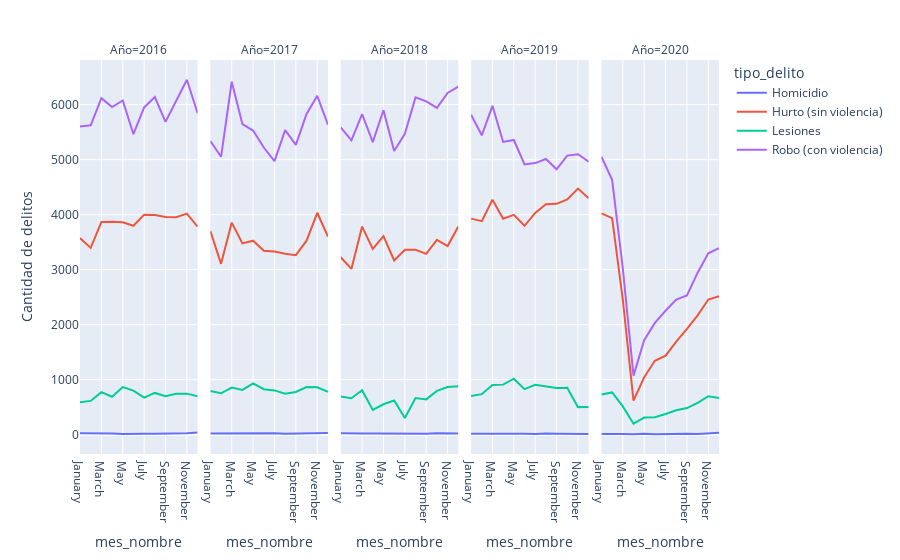

The notebook cell saved with this chart:
### Code cell
fig = px.line(df_mes_tipo, x = 'mes_nombre', y = 'count',
             color = 'tipo_delito',
             facet_col = 'anio',
             labels = {'count' : 'Cantidad de delitos', 'mes': 'Meses', 'anio':'Año'})
fig.show()

### Figure 1 — Plotly figure (JSON) as saved in the notebook; plotly's stock layout.template omitted (floating-point values rounded to 4 significant figures)
{"data": [{"hovertemplate": "tipo_delito=Homicidio<br>Año=2016<br>mes_nombre=%{x}<br>Cantidad de delitos=%{y}<extra></extra>", "legendgroup": "Homicidio", "line": {"color": "#636efa", "dash": "solid"}, "mode": "lines", "name": "Homicidio", "orientation": "v", "showlegend": true, "type": "scatter", "x": ["January", "February", "March", "April", "May", "June", "July", "August", "September", "October", "November", "December"], "xaxis": "x", "y": [25, 25, 29, 20, 11, 20, 18, 17, 17, 21, 26, 39], "yaxis": "y"}, {"hovertemplate": "tipo_delito=Homicidio<br>Año=2017<br>mes_nombre=%{x}<br>Cantidad de delitos=%{y}<extra></extra>", "legendgroup": "Homicidio", "line": {"color": "#636efa", "dash": "solid"}, "mode": "lines", "name": "Homicidio", "orientation": "v", "showlegend": false, "type": "scatter", "x": ["January", "February", "March", "April", "May", "June", "July", "August", "September", "October", "November", "December"], "xaxis": "x2", "y": [21, 22, 21, 15, 28, 19, 28, 17, 20, 23, 20, 29], "yaxis": "y2"}, {"hovertemplate": "tipo_delito=Homicidio<br>Año=2018<br>mes_nombre=%{x}<br>Cantidad de delitos=%{y}<extra></extra>", "legendgroup": "Homicidio", "line": {"color": "#636efa", "dash": "solid"}, "mode": "lines", "name": "Homicidio", "orientation": "v", "showlegend": false, "type": "scatter", "x": ["January", "February", "March", "April", "May", "June", "July", "August", "September", "October", "November", "December"], "xaxis": "x3", "y": [27, 17, 20, 22, 19, 23, 22, 21, 17, 25, 30, 23], "yaxis": "y3"}, {"hovertemplate": "tipo_delito=Homicidio<br>Año=2019<br>mes_nombre=%{x}<br>Cantidad de delitos=%{y}<extra></extra>", "legendgroup": "Homicidio", "line": {"color": "#636efa", "dash": "solid"}, "mode": "lines", "name": "Homicidio", "orientation": "v", "showlegend": false, "type": "scatter", "x": ["January", "February", "March", "April", "May", "June", "July", "August", "September", "October", "November", "December"], "xaxis": "x4", "y": [15, 17, 20, 13, 15, 19, 11, 23, 19, 15, 18, 13], "yaxis": "y4"}, {"hovertemplate": "tipo_delito=Homicidio<br>Año=2020<br>mes_nombre=%{x}<br>Cantidad de delitos=%{y}<extra></extra>", "legendgroup": "Homicidio", "line": {"color": "#636efa", "dash": "solid"}, "mode": "lines", "name": "Homicidio", "orientation": "v", "showlegend": false, "type": "scatter", "x": ["January", "February", "March", "April", "May", "June", "July", "August", "September", "October", "November", "December"], "xaxis": "x5", "y": [13, 16, 11, 7, 15, 9, 14, 23, 16, 13, 20, 33], "yaxis": "y5"}, {"hovertemplate": "tipo_delito=Hurto (sin violencia)<br>Año=2016<br>mes_nombre=%{x}<br>Cantidad de delitos=%{y}<extra></extra>", "legendgroup": "Hurto (sin violencia)", "line": {"color": "#EF553B", "dash": "solid"}, "mode": "lines", "name": "Hurto (sin violencia)", "orientation": "v", "showlegend": true, "type": "scatter", "x": ["January", "February", "March", "April", "May", "June", "July", "August", "September", "October", "November", "December"], "xaxis": "x", "y": [3574, 3396, 3866, 3870, 3860, 3798, 4000, 3994, 3959, 3954, 4019, 3780], "yaxis": "y"}, {"hovertemplate": "tipo_delito=Hurto (sin violencia)<br>Año=2017<br>mes_nombre=%{x}<br>Cantidad de delitos=%{y}<extra></extra>", "legendgroup": "Hurto (sin violencia)", "line": {"color": "#EF553B", "dash": "solid"}, "mode": "lines", "name": "Hurto (sin violencia)", "orientation": "v", "showlegend": false, "type": "scatter", "x": ["January", "February", "March", "April", "May", "June", "July", "August", "September", "October", "November", "December"], "xaxis": "x2", "y": [3701, 3106, 3855, 3478, 3527, 3342, 3328, 3288, 3264, 3527, 4034, 3600], "yaxis": "y2"}, {"hovertemplate": "tipo_delito=Hurto (sin violencia)<br>Año=2018<br>mes_nombre=%{x}<br>Cantidad de delitos=%{y}<extra></extra>", "legendgroup": "Hurto (sin violencia)", "line": {"color": "#EF553B", "dash": "solid"}, "mode": "lines", "name": "Hurto (sin violencia)", "orientation": "v", "showlegend": false, "type": "scatter", "x": ["January", "February", "March", "April", "May", "June", "July", "August", "September", "October", "November", "December"], "xaxis": "x3", "y": [3225, 3013, 3783, 3378, 3611, 3166, 3363, 3361, 3287, 3542, 3429, 3783], "yaxis": "y3"}, {"hovertemplate": "tipo_delito=Hurto (sin violencia)<br>Año=2019<br>mes_nombre=%{x}<br>Cantidad de delitos=%{y}<extra></extra>", "legendgroup": "Hurto (sin violencia)", "line": {"color": "#EF553B", "dash": "solid"}, "mode": "lines", "name": "Hurto (sin violencia)", "orientation": "v", "showlegend": false, "type": "scatter", "x": ["January", "February", "March", "April", "May", "June", "July", "August", "September", "October", "November", "December"], "xaxis": "x4", "y": [3928, 3882, 4272, 3927, 3996, 3797, 4031, 4189, 4197, 4277, 4474, 4299], "yaxis": "y4"}, {"hovertemplate": "tipo_delito=Hurto (sin violencia)<br>Año=2020<br>mes_nombre=%{x}<br>Cantidad de delitos=%{y}<extra></extra>", "legendgroup": "Hurto (sin violencia)", "line": {"color": "#EF553B", "dash": "solid"}, "mode": "lines", "name": "Hurto (sin violencia)", "orientation": "v", "showlegend": false, "type": "scatter", "x": ["January", "February", "March", "April", "May", "June", "July", "August", "September", "October", "November", "December"], "xaxis": "x5", "y": [4022, 3936, 2455, 620, 1043, 1344, 1437, 1692, 1922, 2170, 2457, 2518], "yaxis": "y5"}, {"hovertemplate": "tipo_delito=Lesiones<br>Año=2016<br>mes_nombre=%{x}<br>Cantidad de delitos=%{y}<extra></extra>", "legendgroup": "Lesiones", "line": {"color": "#00cc96", "dash": "solid"}, "mode": "lines", "name": "Lesiones", "orientation": "v", "showlegend": true, "type": "scatter", "x": ["January", "February", "March", "April", "May", "June", "July", "August", "September", "October", "November", "December"], "xaxis": "x", "y": [588, 614, 773, 690, 866, 802, 674, 759, 699, 745, 746, 700], "yaxis": "y"}, {"hovertemplate": "tipo_delito=Lesiones<br>Año=2017<br>mes_nombre=%{x}<br>Cantidad de delitos=%{y}<extra></extra>", "legendgroup": "Lesiones", "line": {"color": "#00cc96", "dash": "solid"}, "mode": "lines", "name": "Lesiones", "orientation": "v", "showlegend": false, "type": "scatter", "x": ["January", "February", "March", "April", "May", "June", "July", "August", "September", "October", "November", "December"], "xaxis": "x2", "y": [796, 753, 856, 813, 932, 827, 805, 744, 776, 867, 861, 779], "yaxis": "y2"}, {"hovertemplate": "tipo_delito=Lesiones<br>Año=2018<br>mes_nombre=%{x}<br>Cantidad de delitos=%{y}<extra></extra>", "legendgroup": "Lesiones", "line": {"color": "#00cc96", "dash": "solid"}, "mode": "lines", "name": "Lesiones", "orientation": "v", "showlegend": false, "type": "scatter", "x": ["January", "February", "March", "April", "May", "June", "July", "August", "September", "October", "November", "December"], "xaxis": "x3", "y": [696, 662, 808, 451, 553, 621, 305, 666, 642, 796, 868, 879], "yaxis": "y3"}, {"hovertemplate": "tipo_delito=Lesiones<br>Año=2019<br>mes_nombre=%{x}<br>Cantidad de delitos=%{y}<extra></extra>", "legendgroup": "Lesiones", "line": {"color": "#00cc96", "dash": "solid"}, "mode": "lines", "name": "Lesiones", "orientation": "v", "showlegend": false, "type": "scatter", "x": ["January", "February", "March", "April", "May", "June", "July", "August", "September", "October", "November", "December"], "xaxis": "x4", "y": [702, 737, 904, 910, 1017, 827, 907, 879, 848, 854, 501, 505], "yaxis": "y4"}, {"hovertemplate": "tipo_delito=Lesiones<br>Año=2020<br>mes_nombre=%{x}<br>Cantidad de delitos=%{y}<extra></extra>", "legendgroup": "Lesiones", "line": {"color": "#00cc96", "dash": "solid"}, "mode": "lines", "name": "Lesiones", "orientation": "v", "showlegend": false, "type": "scatter", "x": ["January", "February", "March", "April", "May", "June", "July", "August", "September", "October", "November", "December"], "xaxis": "x5", "y": [730, 768, 515, 200, 312, 317, 377, 444, 484, 579, 700, 668], "yaxis": "y5"}, {"hovertemplate": "tipo_delito=Robo (con violencia)<br>Año=2016<br>mes_nombre=%{x}<br>Cantidad de delitos=%{y}<extra></extra>", "legendgroup": "Robo (con violencia)", "line": {"color": "#ab63fa", "dash": "solid"}, "mode": "lines", "name": "Robo (con violencia)", "orientation": "v", "showlegend": true, "type": "scatter", "x": ["January", "February", "March", "April", "May", "June", "July", "August", "September", "October", "November", "December"], "xaxis": "x", "y": [5600, 5624, 6118, 5956, 6076, 5462, 5949, 6137, 5686, 6060, 6453, 5842], "yaxis": "y"}, {"hovertemplate": "tipo_delito=Robo (con violencia)<br>Año=2017<br>mes_nombre=%{x}<br>Cantidad de delitos=%{y}<extra></extra>", "legendgroup": "Robo (con violencia)", "line": {"color": "#ab63fa", "dash": "solid"}, "mode": "lines", "name": "Robo (con violencia)", "orientation": "v", "showlegend": false, "type": "scatter", "x": ["January", "February", "March", "April", "May", "June", "July", "August", "September", "October", "November", "December"], "xaxis": "x2", "y": [5337, 5052, 6416, 5644, 5529, 5220, 4972, 5535, 5269, 5831, 6159, 5637], "yaxis": "y2"}, {"hovertemplate": "tipo_delito=Robo (con violencia)<br>Año=2018<br>mes_nombre=%{x}<br>Cantidad de delitos=%{y}<extra></extra>", "legendgroup": "Robo (con violencia)", "line": {"color": "#ab63fa", "dash": "solid"}, "mode": "lines", "name": "Robo (con violencia)", "orientation": "v", "showlegend": false, "type": "scatter", "x": ["January", "February", "March", "April", "May", "June", "July", "August", "September", "October", "November", "December"], "xaxis": "x3", "y": [5587, 5352, 5826, 5319, 5897, 5157, 5471, 6131, 6060, 5940, 6212, 6327], "yaxis": "y3"}, {"hovertemplate": "tipo_delito=Robo (con violencia)<br>Año=2019<br>mes_nombre=%{x}<br>Cantidad de delitos=%{y}<extra></extra>", "legendgroup": "Robo (con violencia)", "line": {"color": "#ab63fa", "dash": "solid"}, "mode": "lines", "name": "Robo (con violencia)", "orientation": "v", "showlegend": false, "type": "scatter", "x": ["January", "February", "March", "April", "May", "June", "July", "August", "September", "October", "November", "December"], "xaxis": "x4", "y": [5818, 5442, 5978, 5321, 5357, 4912, 4937, 5012, 4824, 5073, 5097, 4963], "yaxis": "y4"}, {"hovertemplate": "tipo_delito=Robo (con violencia)<br>Año=2020<br>mes_nombre=%{x}<br>Cantidad de delitos=%{y}<extra></extra>", "legendgroup": "Robo (con violencia)", "line": {"color": "#ab63fa", "dash": "solid"}, "mode": "lines", "name": "Robo (con violencia)", "orientation": "v", "showlegend": false, "type": "scatter", "x": ["January", "February", "March", "April", "May", "June", "July", "August", "September", "October", "November", "December"], "xaxis": "x5", "y": [5052, 4633, 3025, 1073, 1718, 2031, 2252, 2456, 2530, 2945, 3298, 3390], "yaxis": "y5"}], "layout": {"annotations": [{"font": {}, "showarrow": false, "text": "Año=2016", "x": 0.092, "xanchor": "center", "xref": "paper", "y": 1, "yanchor": "bottom", "yref": "paper"}, {"font": {}, "showarrow": false, "text": "Año=2017", "x": 0.296, "xanchor": "center", "xref": "paper", "y": 1, "yanchor": "bottom", "yref": "paper"}, {"font": {}, "showarrow": false, "text": "Año=2018", "x": 0.5, "xanchor": "center", "xref": "paper", "y": 1, "yanchor": "bottom", "yref": "paper"}, {"font": {}, "showarrow": false, "text": "Año=2019", "x": 0.704, "xanchor": "center", "xref": "paper", "y": 1, "yanchor": "bottom", "yref": "paper"}, {"font": {}, "showarrow": false, "text": "Año=2020", "x": 0.908, "xanchor": "center", "xref": "paper", "y": 1, "yanchor": "bottom", "yref": "paper"}], "autosize": true, "legend": {"title": {"text": "tipo_delito"}, "tracegroupgap": 0}, "margin": {"t": 60}, "xaxis": {"anchor": "y", "autorange": true, "domain": [0, 0.184], "range": [0, 11], "title": {"text": "mes_nombre"}, "type": "category"}, "xaxis2": {"anchor": "y2", "autorange": true, "domain": [0.204, 0.388], "matches": "x", "range": [0, 11], "title": {"text": "mes_nombre"}, "type": "category"}, "xaxis3": {"anchor": "y3", "autorange": true, "domain": [0.408, 0.592], "matches": "x", "range": [0, 11], "title": {"text": "mes_nombre"}, "type": "category"}, "xaxis4": {"anchor": "y4", "autorange": true, "domain": [0.612, 0.796], "matches": "x", "range": [0, 11], "title": {"text": "mes_nombre"}, "type": "category"}, "xaxis5": {"anchor": "y5", "autorange": true, "domain": [0.816, 1], "matches": "x", "range": [0, 11], "title": {"text": "mes_nombre"}, "type": "category"}, "yaxis": {"anchor": "x", "autorange": true, "domain": [0, 1], "range": [-351.1, 6811.0], "title": {"text": "Cantidad de delitos"}, "type": "linear"}, "yaxis2": {"anchor": "x2", "autorange": true, "domain": [0, 1], "matches": "y", "range": [-351.1, 6811.0], "showticklabels": false, "type": "linear"}, "yaxis3": {"anchor": "x3", "autorange": true, "domain": [0, 1], "matches": "y", "range": [-351.1, 6811.0], "showticklabels": false, "type": "linear"}, "yaxis4": {"anchor": "x4", "autorange": true, "domain": [0, 1], "matches": "y", "range": [-351.1, 6811.0], "showticklabels": false, "type": "linear"}, "yaxis5": {"anchor": "x5", "autorange": true, "domain": [0, 1], "matches": "y", "range": [-351.1, 6811.0], "showticklabels": false, "type": "linear"}}}
